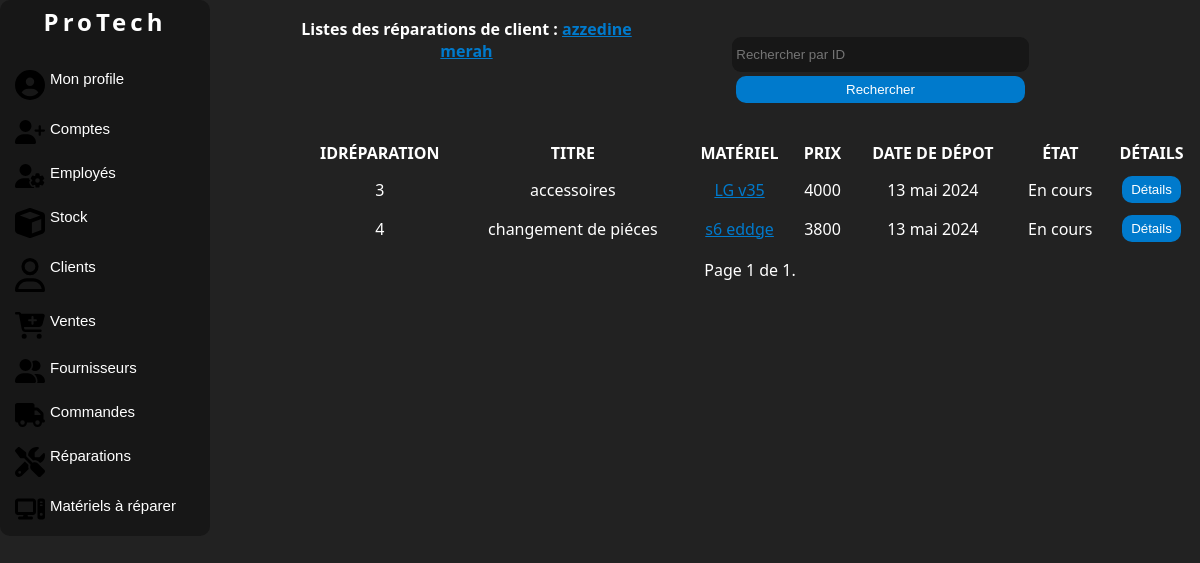
Page /client/14/reparations/ (signed in) on the earlier database version.
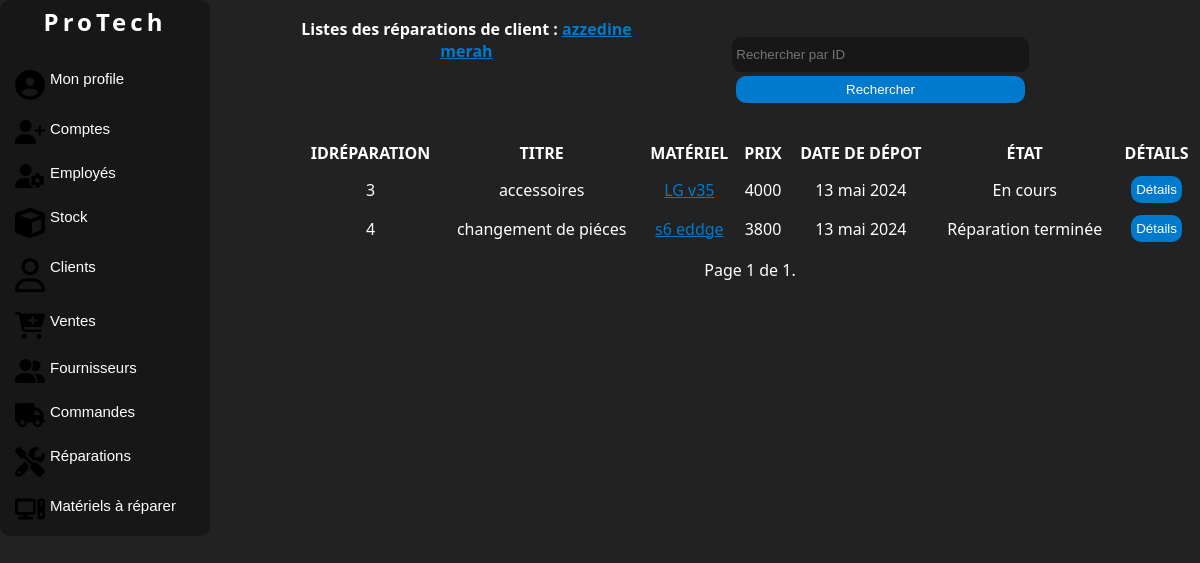
Same page on the later database version.
### manager/models.py (models this page shows, shortened)
class Repair(models.Model):
    STATE_CHOICES = [
        ('En cours', 'En cours'),
        ('Terminé', 'Terminé')
    ]
    title = models.CharField(max_length=100, default='Pas de description',db_column='Titre')
    description = models.TextField(db_column='Description')
    state = models.CharField(max_length=20, choices=STATE_CHOICES, default='En cours', db_column='État')
    hardware = models.OneToOneField('HardwareToRepair', db_column='Matériel',on_delete=models.CASCADE)
    deposit_date = models.DateField(auto_now_add=True, db_column='Date de dépôt')
    delivery_date = models.DateField(null=True, blank=True, db_column='Date de remise')
    client = models.ForeignKey(Client, on_delete=models.SET_NULL, null=True, blank=True, db_column='Client')
    prepayment = models.PositiveIntegerField(db_column='Acompte',default=0)
    repair_price = models.PositiveIntegerField(db_column='Prix de réparation',default=0)
    class Meta:
        db_table = 'Réparation'

class HardwareToRepair(models.Model):
    name = models.CharField(max_length=100, db_column='Nom')
    category = models.ForeignKey(Category, on_delete=models.SET_DEFAULT, default=1, db_column='Catégorie')
    description = models.TextField(db_column='Description')
    state = models.CharField(max_length=20, default='En réparation', db_column='État')
    def __str__(self):
        return f"{self.name}"
    class Meta:
        db_table = 'MatérielARéparer'

### manager/views.py (the view)
# urls.py: path('client/<int:pk>/reparations/', views.ClientRepairsListView.as_view(), name='client-repairs'),
class ClientRepairsListView(LoginRequiredMixin, RoleRequiredMixin, ListView):
    model = Repair
    template_name = 'listereparationclient.html'
    context_object_name = 'repairs'
    paginate_by = 7
    required_roles = ['Admin', 'Réparateur']
    def get_context_data(self, **kwargs):
        context = super().get_context_data(**kwargs)
        context['form'] = FilterForm(self.request.GET)
        client = get_object_or_404(Client, pk=self.kwargs['pk'])
        context['client'] = client
        return context
    def get_queryset(self):
        client = get_object_or_404(Client, pk=self.kwargs['pk'])
        queryset = Repair.objects.filter(client=client)
        query = self.request.GET.get('query')
        if query:
            queryset = queryset.filter(id=query)
        return queryset

### manager/forms.py
class FilterForm(forms.Form):
    query = forms.IntegerField(label='', required=False,
                               widget=forms.TextInput(attrs={'placeholder': 'Rechercher par ID'}))

### manager/models.py (called while the page is built)
    def __str__(self):
        return f"{self.first_name} {self.last_name}"

### manager/views.py (called while the page is built)
    def dispatch(self, request, *args, **kwargs):
        if not request.user.is_authenticated:
            return self.handle_no_permission()
        if not self.required_roles:  # if no role is required, continue
            return super().dispatch(request, *args, **kwargs)
        if not request.user.employee.role in self.required_roles:
            messages.error(request, 'Vous n\'avez pas la permission de consulter cette page.')
            return redirect('dashboard')  # or wherever
        return super().dispatch(request, *args, **kwargs)

### manager/templates/listereparationclient.html (shortened to what this page needs)
{% load static %}
{% load auth_extras %}
<!DOCTYPE html>
<html lang="en">
<head>
    <link rel="stylesheet" href="{% static 'css/style.css' %}">
    <link rel="stylesheet" href="{% static 'css/accueil.css' %}">
</head>
<body>
<div class="corp">
    <div class="nav">
        <div class="logo">
            <a href="{% url 'home' %}" class="link"><h2>ProTech</h2></a>
        </div>
        <br>
        <button class="value" onclick="location.href='{% url 'dashboard' %}';">
             Mon profile
        </button>
        {% if request.user.employee.role == 'Admin' %}
        <button class="value" onclick="location.href='{% url 'account-list' %}';">
            Comptes
        </button>
        <button class="value" onclick="location.href='{% url 'employee-list' %}';">
            Employés
        </button>
        {% endif %}
        {% if request.user.employee.role == 'Admin' or request.user.employee.role == 'Employé' %}
        <button class="value" onclick="location.href='{% url 'products-list' %}';">
            Stock
        </button>
        {% endif %}
        <button class="value" onclick="location.href='{% url 'client-list' %}';">
            Clients
        </button>
        {% if request.user.employee.role == 'Admin' or request.user.employee.role == 'Employé' %}
        <button class="value" onclick="location.href='{% url 'sale-list' %}';">
            Ventes
        </button>
        <button class="value" onclick="location.href='{% url 'supplier-list' %}';">
            Fournisseurs
        </button>
        <button class="value" onclick="location.href='{% url 'purchase-order-list' %}';">
            Commandes
        </button>
        {% endif %}
        {% if request.user.employee.role == 'Admin' or request.user.employee.role == 'Réparateur' %}
        <button class="value" onclick="location.href='{% url 'repair-list' %}';">
            Réparations
        </button>
        <button class="value" onclick="location.href='{% url 'hardware-list' %}';">
            Matériels à réparer
        </button>
        {% endif %}
    </div>
    <div class="liste">
        <div class="ctouts">
            <div class="colone1"><h4>Listes des réparations de client : <a id="touts" href="{% url 'client-detail' client.id %}">{{client}}</a> </h4></div>
            <div class="colone1">
                <form method="GET" action="">
                    {{ form }}
                    <button class="button" type="submit">Rechercher</button>
                </form>
            </div>
        </div>
        <div class="c2">
            {% if repairs %}
            <table>
                <tr>
                    <th>IdRéparation</th>
                    <th>Titre</th>
                    <th>Matériel</th>
                    <th>Prix</th>
                    <th>Date de dépot</th>
                    <th>État</th>
                    <th>Détails</th>
                </tr>
                {% for repair in repairs %}
                <tr>
                    <td>{{ repair.id }}</td>
                    <td>{{ repair.title }}</td>
                    <td><a id="touts" href="{% url 'hardware-detail' repair.hardware.id %}"> {{ repair.hardware }} </a></td>
                    <td>{{ repair.repair_price }}</td>
                    <td>{{ repair.deposit_date }}</td>
                    <td>{{ repair.state }}</td>
                    <td>
                        <button class="button" id="detai" onclick="location.href='{% url 'repair-detail' repair.id %}';">Détails</button>
                    </td>
                </tr>
                {% endfor %}
            </table>
            {% else %}
            <p>Aucune réparation disponible</p>
            {% endif %}
            <div class="pagination">
                <span class="step-links">
                    <span class="current">
                        Page {{ page_obj.number }} de {{ page_obj.paginator.num_pages }}.
                    </span>
                </span>
            </div>
        </div>
    </div>
</div>
</body>
</html>

Differences in the rows shown:
changed Repair "changement de piéces": state "En cours" → "Réparation terminée"
